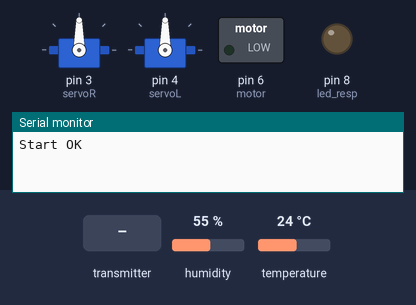
A sketch run on a simulated Arduino Uno, built with avr-gcc and run on an emulated ATmega328P. Shown: 2 × servo, switched loads named in the sketch (green lamp = pin HIGH), output pins drawn as LEDs (lit = HIGH), the last lines printed to the serial monitor. Dashed ring = blinking. Inputs (shaded band) come from the test bench; at power-on: humidity 55 %, temperature 24 °C. No radio packets arrive unless stated.

Above: at 1.2 s.
1.3 s: the transmitter starts sending hear.0 = 0
At 1.51 s:
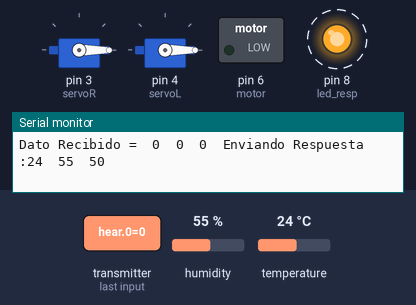
4.3 s: the transmitter starts sending hear.1 = 256
At 4.51 s:
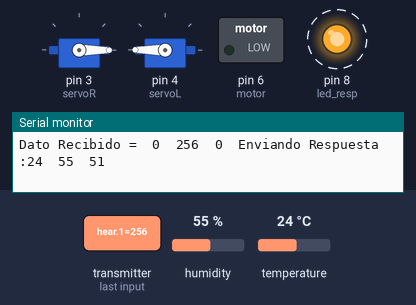
7.3 s: the transmitter starts sending hear.2 = 1023
At 7.51 s:
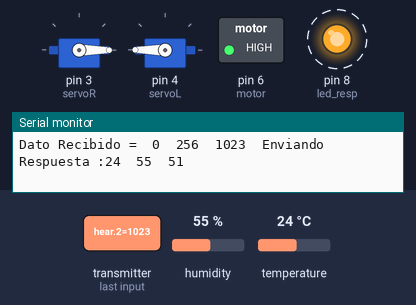
10.3 s: the transmitter starts sending hear.0 = 256
At 10.51 s:
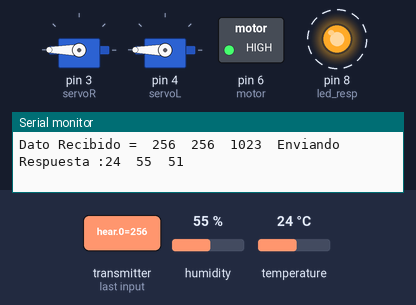
13.3 s: the transmitter starts sending hear.1 = 0
At 13.51 s:
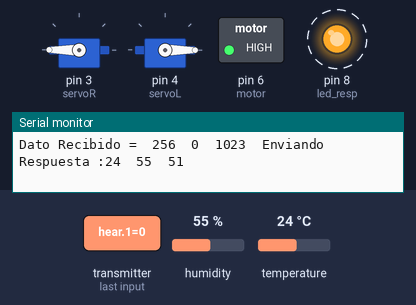
16.3 s: the transmitter starts sending hear.2 = 0
At 16.51 s:
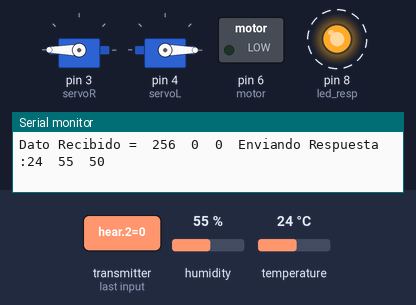
Timing chart, 0 to 20.3 s (numbered marks = the images above; inputs shaded):
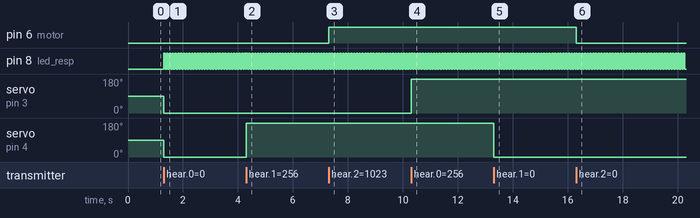

Measured:
- after the input at 1.3 s, pin 8 (led_resp): alternates HIGH for 0.05 s and LOW for 0.05 s, starting at once; servo on pin 3 (servoR), servo on pin 4 (servoL): 90° → 0° at once
- after the input at 4.3 s, servo on pin 4 (servoL): 0° → 180° at once
- after the input at 7.3 s, pin 6 (motor): LOW → HIGH at once
- after the input at 10.3 s, servo on pin 3 (servoR): 0° → 180° at once
- after the input at 13.3 s, servo on pin 4 (servoL): 180° → 0° at once
- after the input at 16.3 s, pin 6 (motor): HIGH → LOW at once

The sketch:

Plane.ino
```cpp
/*  ----------------------------------------------------------------
    http://www.prometec.net/duplex-nrf2401
    Prog_79B_Emisor

    Usando un NRF2401 para comunicar dos Arduinos en modo Duplex
    Programa Receptor:
--------------------------------------------------------------------
*/
#include <SPI.h>
#include "nRF24L01.h"
#include "RF24.h"

#include <DHT.h>
#define DHTPIN 2
#define DHTTYPE DHT11

// Instantiates and initializes the dht object
DHT dht(DHTPIN, DHTTYPE);

RF24 radio(9,10);
const uint64_t pipes[2] = { 0xF0F0F0F0E2LL, 0xF0F0F0F0D3LL };

int hear[3];
int resp[2];

#define motor 6
#define led_resp 8
bool blinkResp;

//servos
#include <Servo.h>
Servo servoR;
Servo servoL;

//timer para servos
unsigned long timer;

long int msec;
long int prevmsec;


void setup()
{
    pinMode(10,OUTPUT);
    pinMode(motor,OUTPUT);
    pinMode(led_resp,OUTPUT);
    Serial.begin(250000);

    // Start the communication with the DHT sensor by callibg the begin method of the dht object
    dht.begin();

    radio.begin();
    radio.setRetries(15,15);
    radio.setPayloadSize(32);
    radio.setChannel(95);
    radio.openWritingPipe(pipes[1]);
    radio.openReadingPipe(1,pipes[0]);

    servoR.attach(3);
    servoL.attach(4);
    radio.startListening();
              Serial.print("Start OK");
}

void loop(){

    if ( radio.available() ){ // Si hay datos disponibles
        bool done = false;
        while (!done){        // Espera aqui hasta recibir algo
           done=radio.read(hear,sizeof(hear));

           if(millis()-timer>=0){
            if(hear[0]!=95) servoR.write(hear[0]);
            if(hear[1]!=85) servoL.write(hear[1]);
            analogWrite(motor,hear[2]);
           }
           timer=millis();

              Serial.print("Dato Recibido =");
              Serial.print("\t");
              Serial.print(hear[0]);
              Serial.print("\t");
              Serial.print(hear[1]);
              Serial.print("\t");
              Serial.print(hear[2]);
              Serial.print("\t");

              // blink LED to indicate activity
              blinkResp = !blinkResp;
              digitalWrite(led_resp, blinkResp);

            radio.stopListening();  // Dejamos d escuchar para poder hablar    int temp = dht.readTemperature();
            int temp = dht.readTemperature();
            int hum = dht.readHumidity();
            resp[0]=temp;
            resp[1]=hum;

            radio.write(resp, sizeof(resp) );
            Serial.print("Enviando Respuesta :");
            Serial.print(resp[0]);
            Serial.print("\t");
            Serial.print(resp[1]);
            Serial.print("\t");

            radio.startListening();    // Volvemos a la escucha para recibir mas paquetes

            if(blinkResp==true){
              prevmsec=millis();
              Serial.print(millis() - msec);
            }
            if(blinkResp==false){
              msec=millis();
              Serial.print(millis() - prevmsec);
            }
            Serial.println();
       }
    }
}
```
